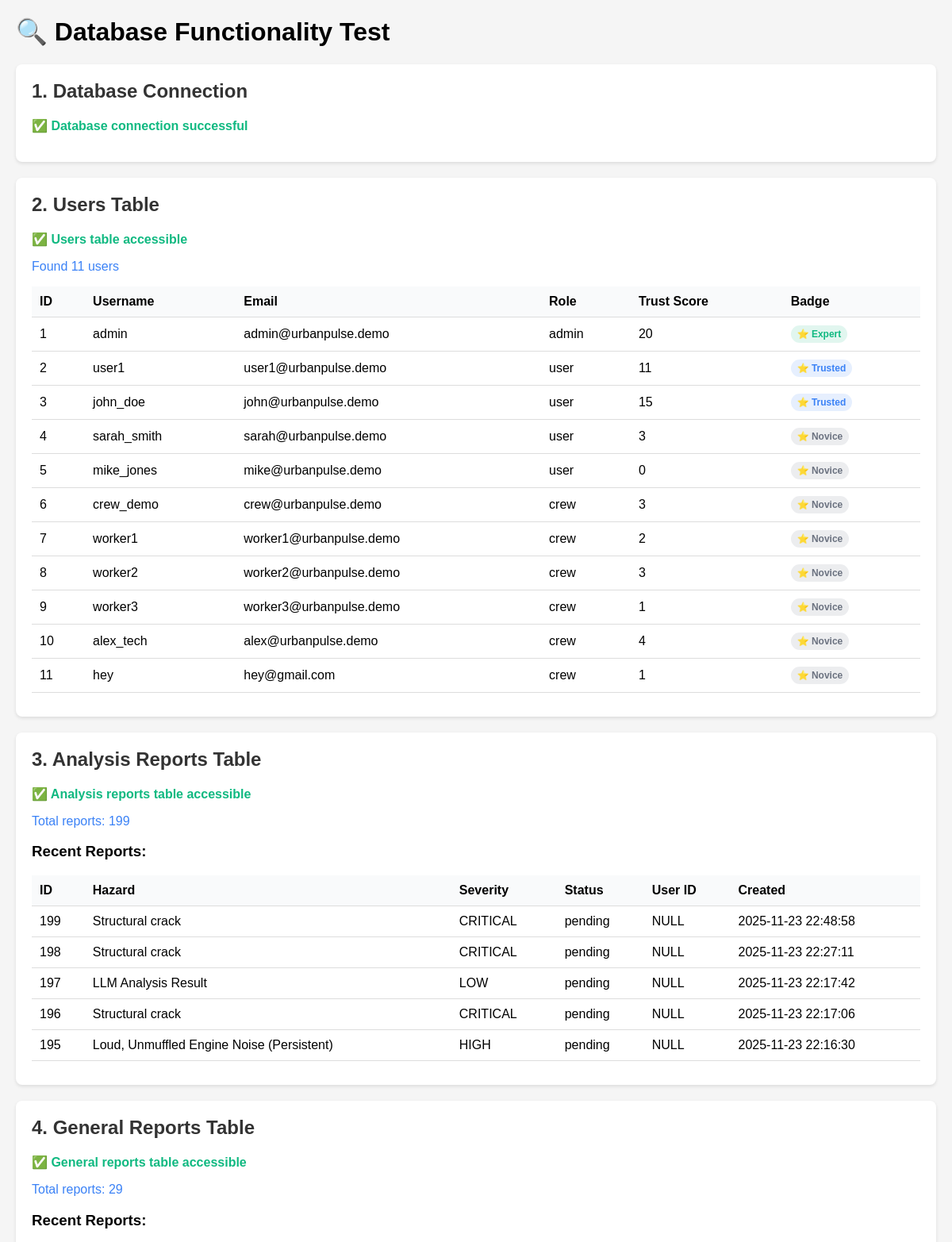
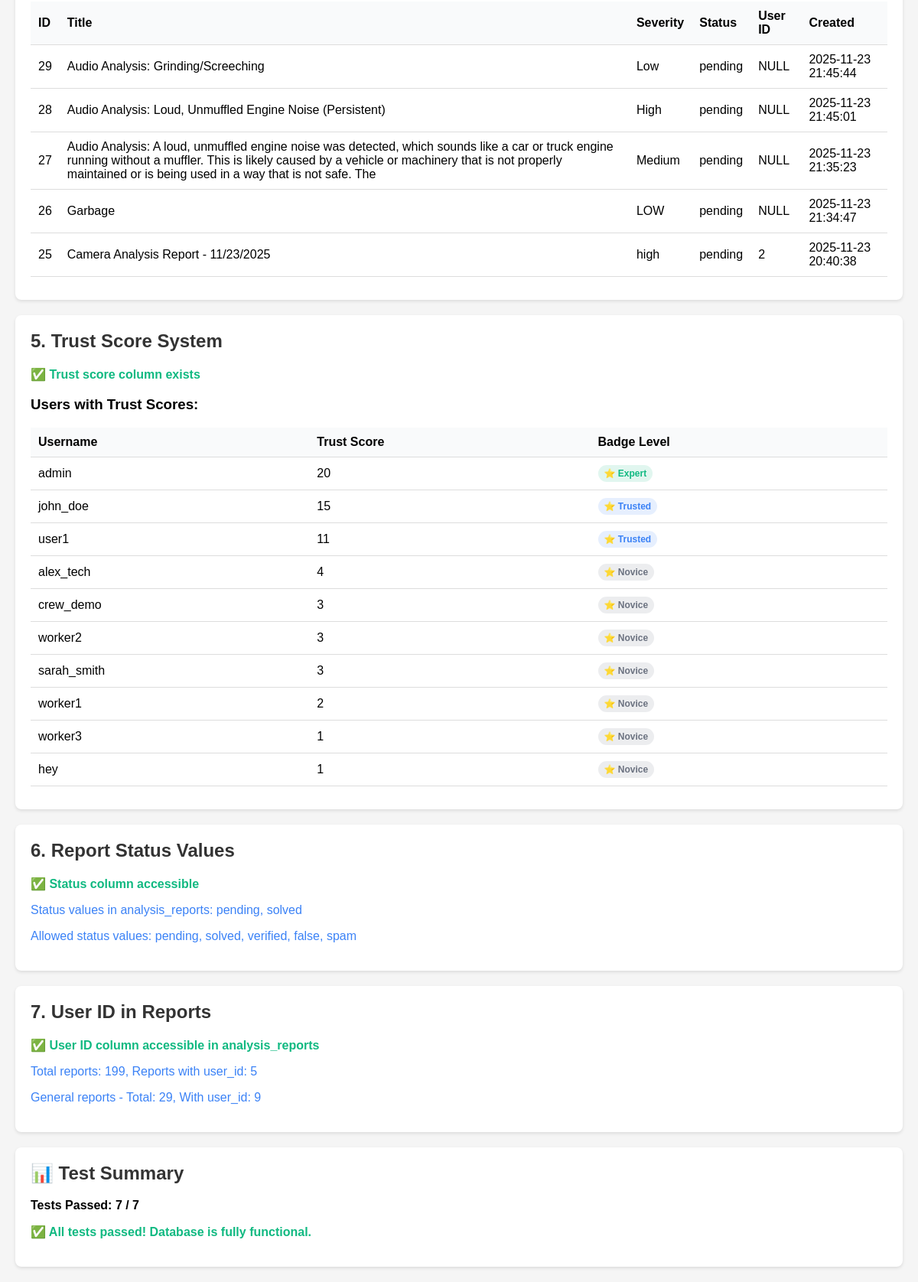
The app's page /test_database_functionality.php with its own data (2 pictures, top to bottom).
### tables this page shows
CREATE TABLE `users` (
  `id` int(11) NOT NULL,
  `username` varchar(100) NOT NULL,
  `email` varchar(255) NOT NULL,
  `password_hash` varchar(255) NOT NULL,
  `role` enum('guest','user','admin','crew') NOT NULL DEFAULT 'user',
  `trust_score` decimal(5,2) DEFAULT 1.00,
  `profile_img` varchar(255) DEFAULT NULL,
  `bio` text DEFAULT NULL,
  `created_at` timestamp NOT NULL DEFAULT current_timestamp()
);

CREATE TABLE `analysis_reports` (
  `id` int(11) NOT NULL,
  `user_id` int(11) DEFAULT NULL,
  `is_anonymous` tinyint(1) DEFAULT 0,
  `timestamp` datetime NOT NULL,
  `top_hazard` varchar(255) NOT NULL,
  `confidence_score` decimal(5,3) NOT NULL,
  `rms_level` decimal(10,6) NOT NULL,
  `spectral_centroid` decimal(10,2) DEFAULT NULL,
  `frequency` varchar(50) DEFAULT NULL,
  `signature_name` text DEFAULT NULL,
  `classification` text DEFAULT NULL,
  `executive_conclusion` text DEFAULT NULL,
  `severity` varchar(20) DEFAULT NULL,
  `is_problem` varchar(10) DEFAULT NULL,
  `verdict` varchar(20) DEFAULT NULL,
  `risk_description` text DEFAULT NULL,
  `action_steps` text DEFAULT NULL,
  `who_to_contact` text DEFAULT NULL,
  `category` varchar(100) DEFAULT NULL,
  `status` varchar(20) DEFAULT 'pending',
  `is_triangulated` tinyint(1) DEFAULT 0,
  `cluster_id` int(11) DEFAULT NULL,
  `assigned_to_user_id` int(11) DEFAULT NULL,
  `eta_solved` datetime DEFAULT NULL,
  `verification_photo` varchar(255) DEFAULT NULL,
  `verified_at` timestamp NULL DEFAULT NULL,
  `verified_by` varchar(100) DEFAULT NULL,
  `latitude` decimal(10,8) DEFAULT NULL,
  `longitude` decimal(11,8) DEFAULT NULL,
  `address` text DEFAULT NULL,
  `full_report_data` longtext DEFAULT NULL CHECK (json_valid(`full_report_data`)),
  `created_at` timestamp NOT NULL DEFAULT current_timestamp(),
  `weather_data` longtext DEFAULT NULL CHECK (json_valid(`weather_data`)),
  `compliance_status` enum('compliant','at_risk','overdue') DEFAULT 'compliant'
);

CREATE TABLE `general_reports` (
  `id` int(11) NOT NULL,
  `user_id` int(11) DEFAULT NULL,
  `is_anonymous` tinyint(1) DEFAULT 0,
  `title` varchar(255) NOT NULL,
  `description` text NOT NULL,
  `severity` varchar(20) NOT NULL,
  `category` varchar(50) NOT NULL,
  `latitude` decimal(10,8) DEFAULT NULL,
  `longitude` decimal(11,8) DEFAULT NULL,
  `address` text DEFAULT NULL,
  `images` longtext DEFAULT NULL CHECK (json_valid(`images`)),
  `audio_files` longtext DEFAULT NULL CHECK (json_valid(`audio_files`)),
  `status` varchar(20) DEFAULT 'pending',
  `assigned_to_user_id` int(11) DEFAULT NULL,
  `eta_solved` datetime DEFAULT NULL,
  `verification_photo` varchar(255) DEFAULT NULL,
  `verified_at` timestamp NULL DEFAULT NULL,
  `verified_by` varchar(100) DEFAULT NULL,
  `created_at` timestamp NOT NULL DEFAULT current_timestamp(),
  `updated_at` timestamp NOT NULL DEFAULT current_timestamp() ON UPDATE current_timestamp(),
  `weather_data` longtext DEFAULT NULL CHECK (json_valid(`weather_data`)),
  `compliance_status` enum('compliant','at_risk','overdue') DEFAULT 'compliant'
);

### test_database_functionality.php (the view, shortened to what this page needs)
<?php
echo "<!DOCTYPE html>
<html>
<head>
    <title>Database Functionality Test</title>
    <style>
        body { font-family: Arial, sans-serif; margin: 20px; background: #f5f5f5; }
        .test-section { background: white; padding: 20px; margin: 20px 0; border-radius: 8px; box-shadow: 0 2px 4px rgba(0,0,0,0.1); }
        .test-section h2 { margin-top: 0; color: #333; }
        .success { color: #10b981; font-weight: bold; }
        .error { color: #ef4444; font-weight: bold; }
        .info { color: #3b82f6; }
        .warning { color: #f59e0b; }
        table { width: 100%; border-collapse: collapse; margin: 10px 0; }
        th, td { padding: 10px; text-align: left; border-bottom: 1px solid #ddd; }
        th { background: #f9fafb; font-weight: 600; }
        .badge { display: inline-block; padding: 4px 8px; border-radius: 12px; font-size: 12px; font-weight: 600; }
        .badge-novice { background: #6b728020; color: #6b7280; }
        .badge-trusted { background: #3b82f620; color: #3b82f6; }
        .badge-expert { background: #10b98120; color: #10b981; }
    </style>
</head>
<body>
    <h1>🔍 Database Functionality Test</h1>";
try {
    $pdo = getDBConnection();
    $results = [];
    echo "<div class='test-section'>";
    echo "<h2>1. Database Connection</h2>";
    if ($pdo) {
        echo "<p class='success'>✅ Database connection successful</p>";
        $results['connection'] = true;
    } else {
        echo "<p class='error'>❌ Database connection failed</p>";
        $results['connection'] = false;
    }
    echo "</div>";
    echo "<div class='test-section'>";
    echo "<h2>2. Users Table</h2>";
    try {
        $stmt = $pdo->query("SELECT id, username, email, role, trust_score FROM users ORDER BY id");
        $users = $stmt->fetchAll(PDO::FETCH_ASSOC);
        echo "<p class='success'>✅ Users table accessible</p>";
        echo "<p class='info'>Found " . count($users) . " users</p>";
        if (count($users) > 0) {
            echo "<table>";
            echo "<tr><th>ID</th><th>Username</th><th>Email</th><th>Role</th><th>Trust Score</th><th>Badge</th></tr>";
            foreach ($users as $user) {
                $score = intval($user['trust_score'] ?? 0);
                $badge = 'Novice';
                $badgeClass = 'badge-novice';
                if ($score >= 16) {
                    $badge = 'Expert';
                    $badgeClass = 'badge-expert';
                } elseif ($score >= 6) {
                    $badge = 'Trusted';
                    $badgeClass = 'badge-trusted';
                }
                echo "<tr>";
                echo "<td>{$user['id']}</td>";
                echo "<td>{$user['username']}</td>";
                echo "<td>{$user['email']}</td>";
                echo "<td>{$user['role']}</td>";
                echo "<td>{$score}</td>";
                echo "<td><span class='badge {$badgeClass}'>⭐ {$badge}</span></td>";
                echo "</tr>";
            }
            echo "</table>";
        }
        $results['users'] = true;
    } catch (PDOException $e) {
        echo "<p class='error'>❌ Error accessing users table: " . $e->getMessage() . "</p>";
        $results['users'] = false;
    }
    echo "</div>";
    echo "<div class='test-section'>";
    echo "<h2>3. Analysis Reports Table</h2>";
    try {
        $stmt = $pdo->query("SELECT COUNT(*) as count FROM analysis_reports");
        $count = $stmt->fetch(PDO::FETCH_ASSOC)['count'];
        echo "<p class='success'>✅ Analysis reports table accessible</p>";
        echo "<p class='info'>Total reports: {$count}</p>";
        $stmt = $pdo->query("SELECT id, top_hazard, severity, status, user_id, created_at FROM analysis_reports ORDER BY created_at DESC LIMIT 5");
        $reports = $stmt->fetchAll(PDO::FETCH_ASSOC);
        if (count($reports) > 0) {
            echo "<h3>Recent Reports:</h3>";
            echo "<table>";
            echo "<tr><th>ID</th><th>Hazard</th><th>Severity</th><th>Status</th><th>User ID</th><th>Created</th></tr>";
            foreach ($reports as $report) {
                echo "<tr>";
                echo "<td>{$report['id']}</td>";
                echo "<td>" . htmlspecialchars($report['top_hazard'] ?? 'N/A') . "</td>";
                echo "<td>{$report['severity']}</td>";
                echo "<td>{$report['status']}</td>";
                echo "<td>" . ($report['user_id'] ?? 'NULL') . "</td>";
                echo "<td>{$report['created_at']}</td>";
                echo "</tr>";
            }
            echo "</table>";
        }
        $results['analysis_reports'] = true;
    } catch (PDOException $e) {
        echo "<p class='error'>❌ Error accessing analysis_reports table: " . $e->getMessage() . "</p>";
        $results['analysis_reports'] = false;
    }
    echo "</div>";
    echo "<div class='test-section'>";
    echo "<h2>4. General Reports Table</h2>";
    try {
        $tableCheck = $pdo->query("SHOW TABLES LIKE 'general_reports'");
        if ($tableCheck->rowCount() > 0) {
            $stmt = $pdo->query("SELECT COUNT(*) as count FROM general_reports");
            $count = $stmt->fetch(PDO::FETCH_ASSOC)['count'];
            echo "<p class='success'>✅ General reports table accessible</p>";
            echo "<p class='info'>Total reports: {$count}</p>";
            $stmt = $pdo->query("SELECT id, title, severity, status, user_id, created_at FROM general_reports ORDER BY created_at DESC LIMIT 5");
            $reports = $stmt->fetchAll(PDO::FETCH_ASSOC);
            if (count($reports) > 0) {
                echo "<h3>Recent Reports:</h3>";
                echo "<table>";
                echo "<tr><th>ID</th><th>Title</th><th>Severity</th><th>Status</th><th>User ID</th><th>Created</th></tr>";
                foreach ($reports as $report) {
                    echo "<tr>";
                    echo "<td>{$report['id']}</td>";
                    echo "<td>" . htmlspecialchars($report['title'] ?? 'N/A') . "</td>";
                    echo "<td>{$report['severity']}</td>";
                    echo "<td>{$report['status']}</td>";
                    echo "<td>" . ($report['user_id'] ?? 'NULL') . "</td>";
                    echo "<td>{$report['created_at']}</td>";
                    echo "</tr>";
                }
                echo "</table>";
            }
            $results['general_reports'] = true;
        } else {
            echo "<p class='warning'>⚠️ General reports table does not exist (will be created on first use)</p>";
            $results['general_reports'] = true;
        }
    } catch (PDOException $e) {
        echo "<p class='error'>❌ Error accessing general_reports table: " . $e->getMessage() . "</p>";
        $results['general_reports'] = false;
    }
    echo "</div>";
    echo "<div class='test-section'>";
    echo "<h2>5. Trust Score System</h2>";
    try {
        $checkTrustScore = $pdo->query("SHOW COLUMNS FROM users LIKE 'trust_score'");
        if ($checkTrustScore->rowCount() > 0) {
            echo "<p class='success'>✅ Trust score column exists</p>";
            $stmt = $pdo->query("SELECT username, trust_score FROM users WHERE trust_score > 0 ORDER BY trust_score DESC");
            $scores = $stmt->fetchAll(PDO::FETCH_ASSOC);
            if (count($scores) > 0) {
                echo "<h3>Users with Trust Scores:</h3>";
                echo "<table>";
                echo "<tr><th>Username</th><th>Trust Score</th><th>Badge Level</th></tr>";
                foreach ($scores as $score) {
                    $trustScore = intval($score['trust_score']);
                    $badge = 'Novice';
                    $badgeClass = 'badge-novice';
                    if ($trustScore >= 16) {
                        $badge = 'Expert';
                        $badgeClass = 'badge-expert';
                    } elseif ($trustScore >= 6) {
                        $badge = 'Trusted';
                        $badgeClass = 'badge-trusted';
                    }
                    echo "<tr>";
                    echo "<td>{$score['username']}</td>";
                    echo "<td>{$trustScore}</td>";
                    echo "<td><span class='badge {$badgeClass}'>⭐ {$badge}</span></td>";
                    echo "</tr>";
                }
                echo "</table>";
            }
            $results['trust_score'] = true;
        } else {
            echo "<p class='error'>❌ Trust score column does not exist</p>";
            $results['trust_score'] = false;
        }
    } catch (PDOException $e) {
        echo "<p class='error'>❌ Error checking trust score: " . $e->getMessage() . "</p>";
        $results['trust_score'] = false;
    }
    echo "</div>";
    echo "<div class='test-section'>";
    echo "<h2>6. Report Status Values</h2>";
    try {
        $stmt = $pdo->query("SELECT DISTINCT status FROM analysis_reports WHERE status IS NOT NULL");
        $statuses = $stmt->fetchAll(PDO::FETCH_COLUMN);
        echo "<p class='success'>✅ Status column accessible</p>";
        echo "<p class='info'>Status values in analysis_reports: " . (count($statuses) > 0 ? implode(', ', $statuses) : 'None') . "</p>";
        $allowedStatuses = ['pending', 'solved', 'verified', 'false', 'spam'];
        echo "<p class='info'>Allowed status values: " . implode(', ', $allowedStatuses) . "</p>";
        $results['status'] = true;
    } catch (PDOException $e) {
        echo "<p class='error'>❌ Error checking status: " . $e->getMessage() . "</p>";
        $results['status'] = false;
    }
    echo "</div>";
    echo "<div class='test-section'>";
    echo "<h2>7. User ID in Reports</h2>";
    try {
        $stmt = $pdo->query("SELECT COUNT(*) as total, COUNT(user_id) as with_user FROM analysis_reports");
        $analysis = $stmt->fetch(PDO::FETCH_ASSOC);
        echo "<p class='success'>✅ User ID column accessible in analysis_reports</p>";
        echo "<p class='info'>Total reports: {$analysis['total']}, Reports with user_id: {$analysis['with_user']}</p>";
        $tableCheck = $pdo->query("SHOW TABLES LIKE 'general_reports'");
        if ($tableCheck->rowCount() > 0) {
            $stmt = $pdo->query("SELECT COUNT(*) as total, COUNT(user_id) as with_user FROM general_reports");
            $general = $stmt->fetch(PDO::FETCH_ASSOC);
            echo "<p class='info'>General reports - Total: {$general['total']}, With user_id: {$general['with_user']}</p>";
        }
        $results['user_id'] = true;
    } catch (PDOException $e) {
        echo "<p class='error'>❌ Error checking user_id: " . $e->getMessage() . "</p>";
        $results['user_id'] = false;
    }
    echo "</div>";
    echo "<div class='test-section'>";
    echo "<h2>📊 Test Summary</h2>";
    $passed = count(array_filter($results));
    $total = count($results);
    echo "<p><strong>Tests Passed: {$passed} / {$total}</strong></p>";
    if ($passed === $total) {
        echo "<p class='success'>✅ All tests passed! Database is fully functional.</p>";
    } else {
        echo "<p class='error'>❌ Some tests failed. Please check the errors above.</p>";
    }
    echo "</div>";
} catch (Exception $e) {
    echo "<div class='test-section'>";
    echo "<h2 class='error'>❌ Critical Error</h2>";
    echo "<p class='error'>" . htmlspecialchars($e->getMessage()) . "</p>";
    echo "</div>";
}
echo "</body></html>";
?>

### test_database_functionality.php (style rules this page uses)
body { font-family: Arial, sans-serif; margin: 20px; background: #f5f5f5; }
.test-section { background: white; padding: 20px; margin: 20px 0; border-radius: 8px; box-shadow: 0 2px 4px rgba(0,0,0,0.1); }
.test-section h2 { margin-top: 0; color: #333; }
.success { color: #10b981; font-weight: bold; }
.info { color: #3b82f6; }
table { width: 100%; border-collapse: collapse; margin: 10px 0; }
th, td { padding: 10px; text-align: left; border-bottom: 1px solid #ddd; }
th { background: #f9fafb; font-weight: 600; }
.badge { display: inline-block; padding: 4px 8px; border-radius: 12px; font-size: 12px; font-weight: 600; }
.badge-novice { background: #6b728020; color: #6b7280; }
.badge-trusted { background: #3b82f620; color: #3b82f6; }
.badge-expert { background: #10b98120; color: #10b981; }

### records on screen
users: id "1", username "admin", email "admin@urbanpulse.demo", role "admin", trust_score "20", trust_score "Expert"
users: id "2", username "user1", email "user1@urbanpulse.demo", role "user", trust_score "11", trust_score "Trusted"
users: id "3", username "john_doe", email "john@urbanpulse.demo", role "user", trust_score "15", trust_score "Trusted"
users: id "4", username "sarah_smith", email "sarah@urbanpulse.demo", role "user", trust_score "3", badge "Novice"
users: id "5", username "mike_jones", email "mike@urbanpulse.demo", role "user", trust_score "0", badge "Novice"
users: id "6", username "crew_demo", email "crew@urbanpulse.demo", role "crew", trust_score "3", badge "Novice"
users: id "7", username "worker1", email "worker1@urbanpulse.demo", role "crew", trust_score "2", badge "Novice"
users: id "8", username "worker2", email "worker2@urbanpulse.demo", role "crew", trust_score "3", badge "Novice"
users: id "9", username "worker3", email "worker3@urbanpulse.demo", role "crew", trust_score "1", badge "Novice"
users: id "10", username "alex_tech", email "alex@urbanpulse.demo", role "crew", trust_score "4", badge "Novice"
users: id "11", username "hey", email "hey@gmail.com", role "crew", trust_score "1", badge "Novice"
analysis_reports: id "199", top_hazard "Structural crack", severity "CRITICAL", status "pending", user "NULL", created_at "2025-11-23 22:48:58"
analysis_reports: id "198", top_hazard "Structural crack", severity "CRITICAL", status "pending", user "NULL", created_at "2025-11-23 22:27:11"
analysis_reports: id "197", top_hazard "LLM Analysis Result", severity "LOW", status "pending", user "NULL", created_at "2025-11-23 22:17:42"
analysis_reports: id "196", top_hazard "Structural crack", severity "CRITICAL", status "pending", user "NULL", created_at "2025-11-23 22:17:06"
analysis_reports: id "195", top_hazard "Loud, Unmuffled Engine Noise (Persistent)", severity "HIGH", status "pending", user "NULL", created_at "2025-11-23 22:16:30"
general_reports: id "29", title "Audio Analysis: Grinding/Screeching", severity "Low", status "pending", user "NULL", created_at "2025-11-23 21:45:44"
general_reports: id "28", title "Audio Analysis: Loud, Unmuffled Engine Noise (Persistent)", severity "High", status "pending", user "NULL", created_at "2025-11-23 21:45:01"
general_reports: id "27", title "Audio Analysis: A loud, unmuffled engine noise was detected, which sounds like a car or truck engine running without a muffler. This is likely caused by a vehicle or machinery that is not properly maintained or is being used in a way that is not safe. The", severity "Medium", status "pending", user "NULL", created_at "2025-11-23 21:35:23"
general_reports: id "26", title "Garbage", severity "LOW", status "pending", user "NULL", created_at "2025-11-23 21:34:47"
general_reports: id "25", title "Camera Analysis Report - 11/23/2025", severity "high", status "pending", user "2", created_at "2025-11-23 20:40:38"

### other values on screen
count($users) "11"
$count "199"
$count "29"
implode(', ', $statuses) "pending, solved"
implode(', ', $allowedStatuses) "pending, solved, verified, false, spam"
$analysis['total'] "199"
$analysis['with_user'] "5"
$general['total'] "29"
$general['with_user'] "9"
$passed "7"
$total "7"
